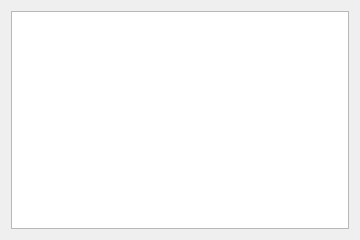
<?xml version="1.0" encoding="UTF-8"?>
<ui version="4.0"><class>Dialog</class><widget class="QDialog" name="Dialog"><property name="geometry"><rect><x>0</x><y>0</y><width>360</width><height>240</height></rect></property><property name="windowTitle"><string>#099 lists/184_list_small</string></property><layout class="QVBoxLayout" name="verticalLayout"><property name="leftMargin"><number>11</number></property><property name="topMargin"><number>11</number></property><property name="rightMargin"><number>11</number></property><property name="bottomMargin"><number>11</number></property><property name="spacing"><number>6</number></property><item><widget class="QListWidget" name="list"></widget></item></layout></widget></ui>
